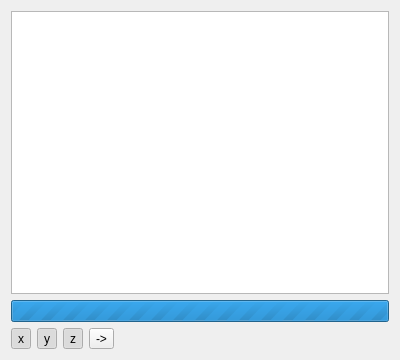
<?xml version="1.0" encoding="UTF-8"?>
<ui version="4.0">
 <class>Form</class>
 <widget class="QWidget" name="Form">
  <property name="geometry">
   <rect>
    <x>0</x>
    <y>0</y>
    <width>400</width>
    <height>360</height>
   </rect>
  </property>
  <property name="windowTitle">
   <string>Form</string>
  </property>
  <layout class="QGridLayout" name="gridLayout">
   <item row="2" column="1">
    <widget class="QToolButton" name="toggle_slice_y">
     <property name="toolTip">
      <string>Show y slicing plane</string>
     </property>
     <property name="text">
      <string>y</string>
     </property>
     <property name="icon">
      <iconset>
       <normaloff>:/icons/icons/y-axis.png</normaloff>:/icons/icons/y-axis.png</iconset>
     </property>
     <property name="checkable">
      <bool>true</bool>
     </property>
     <property name="checked">
      <bool>true</bool>
     </property>
    </widget>
   </item>
   <item row="2" column="2">
    <widget class="QToolButton" name="toggle_slice_z">
     <property name="toolTip">
      <string>Show z slicing plane</string>
     </property>
     <property name="text">
      <string>z</string>
     </property>
     <property name="icon">
      <iconset>
       <normaloff>:/icons/icons/z-axis.png</normaloff>:/icons/icons/z-axis.png</iconset>
     </property>
     <property name="checkable">
      <bool>true</bool>
     </property>
     <property name="checked">
      <bool>true</bool>
     </property>
    </widget>
   </item>
   <item row="2" column="3">
    <widget class="QToolButton" name="dock">
     <property name="toolTip">
      <string>Dock/undock this view</string>
     </property>
     <property name="text">
      <string>-&gt;</string>
     </property>
     <property name="icon">
      <iconset>
       <normaloff>:/icons/icons/arrow_up.png</normaloff>
       <activeoff>:/icons/icons/arrow_down.png</activeoff>
       <activeon>:/icons/icons/arrow_down.png</activeon>
       <selectedoff>:/icons/icons/arrow_down.png</selectedoff>
       <selectedon>:/icons/icons/arrow_down.png</selectedon>:/icons/icons/arrow_up.png</iconset>
     </property>
     <property name="checkable">
      <bool>true</bool>
     </property>
    </widget>
   </item>
   <item row="2" column="0">
    <widget class="QToolButton" name="toggle_slice_x">
     <property name="toolTip">
      <string>Show x slicing plane</string>
     </property>
     <property name="text">
      <string>x</string>
     </property>
     <property name="icon">
      <iconset>
       <normaloff>:/icons/icons/x-axis.png</normaloff>:/icons/icons/x-axis.png</iconset>
     </property>
     <property name="checkable">
      <bool>true</bool>
     </property>
     <property name="checked">
      <bool>true</bool>
     </property>
    </widget>
   </item>
   <item row="2" column="4">
    <spacer name="button_spacer">
     <property name="orientation">
      <enum>Qt::Horizontal</enum>
     </property>
     <property name="sizeHint" stdset="0">
      <size>
       <width>40</width>
       <height>20</height>
      </size>
     </property>
    </spacer>
   </item>
   <item row="0" column="0" colspan="5">
    <widget class="GLView" name="view"/>
   </item>
   <item row="1" column="0" colspan="5">
    <widget class="QProgressBar" name="progress">
     <property name="enabled">
      <bool>true</bool>
     </property>
     <property name="maximum">
      <number>0</number>
     </property>
     <property name="value">
      <number>-1</number>
     </property>
     <property name="textVisible">
      <bool>false</bool>
     </property>
    </widget>
   </item>
  </layout>
 </widget>
 <customwidgets>
  <customwidget>
   <class>GLView</class>
   <extends>QGraphicsView</extends>
   <header location="global">volumina.view3d.glview</header>
  </customwidget>
 </customwidgets>
 <resources/>
 <connections/>
</ui>
